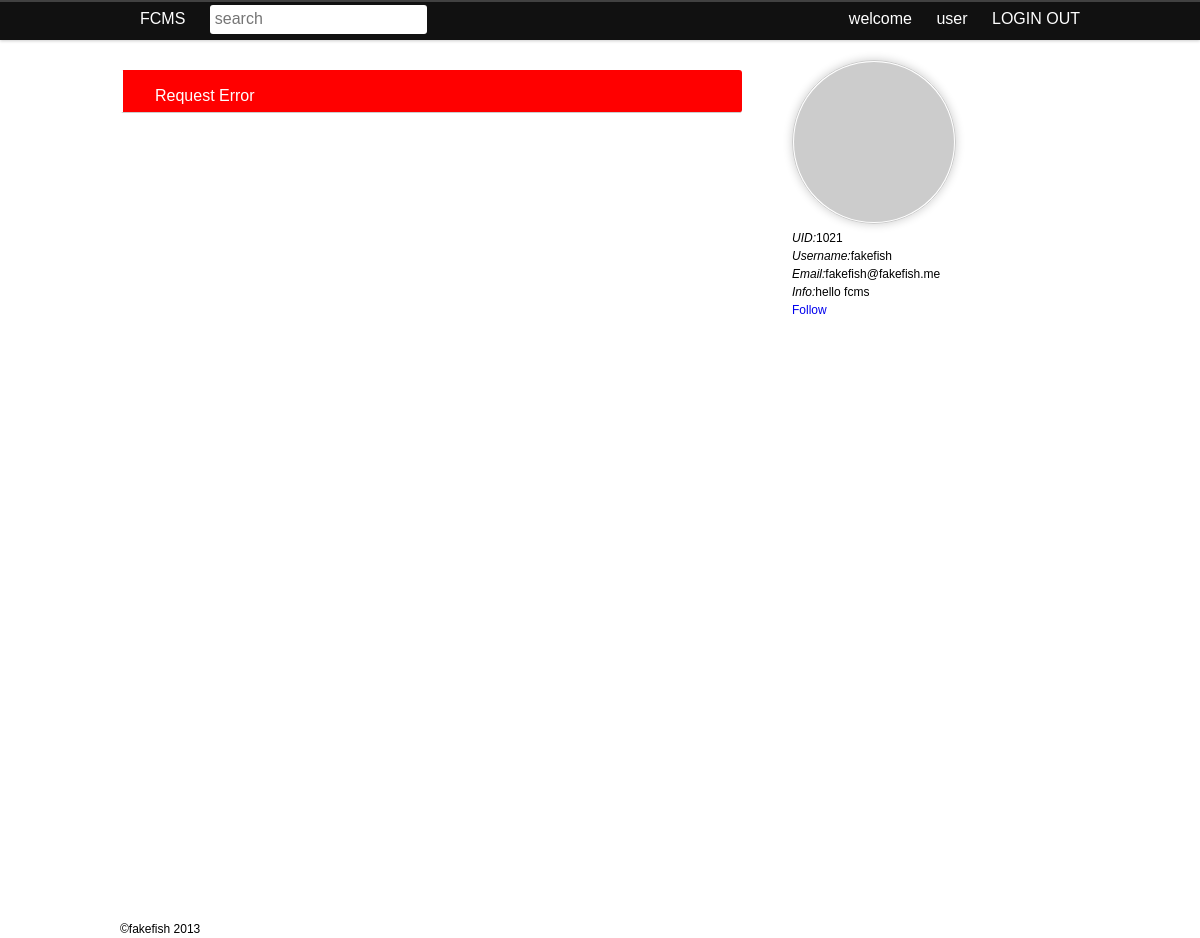
Page /uc.php?uid=1021 (signed in) on the committed database.
### tables this page shows
CREATE TABLE IF NOT EXISTS `f_user_info` (
  `id` int(4) NOT NULL AUTO_INCREMENT,
  `uid` int(40) NOT NULL,
  `username` varchar(50) NOT NULL,
  `email` varchar(50) NOT NULL,
  `info` varchar(50) NOT NULL DEFAULT 'empty',
  PRIMARY KEY (`id`)
);

### uc.php (the view, shortened to what this page needs)
<!DOCTYPE html>
	<head>
		<link rel="stylesheet" href="css/base.css">
		<link rel="stylesheet" href="css/index.css">
		<link rel="stylesheet" href="css/uc.css">
		<link rel="stylesheet" href="css/commit.css">
		<link rel="stylesheet" href="css/index_select.css">
	</head>
	<body>
	<header>
		<?php
			include("top.php");
			include("common/conn.php");
			$uid=htmlspecialchars($_GET['uid']);
		?>
	</header>
	<section>
		<article class="fn-left">
			<div id="stream">
				<ul id="streamUl"></ul>
			</div>
		</article>
		<aside class="fn-left">
		<ul>
			<?php
				$query="SELECT * FROM `f_user_info` WHERE uid='".$uid."' LIMIT 1";
				$result=$mysqli->query($query);
				if($result->num_rows!==0)
				{
					while($row=$result->fetch_object())
					{
						$nowuser=$row->uid;
						echo "<li class='ucavatar'><img src='http://www.gravatar.com/avatar/".MD5($row->email)."?s=160'/></li>";
				  		echo "<li><i>UID:</i><span>".$row->uid."</span></li>";
				  		echo "<li><i>Username:</i><span>".$row->username."</span></li>";
						echo "<li><i>Email:</i><span>".$row->email."</span></li>";
						echo "<li><i>Info:</i><span>".$row->info."</span></li>";
					}
					if($nowuser===$_SESSION['uid'])
						;
					else
					{
						$query_relation="SELECT * FROM `f_user_relation`
							WHERE `uid`='".$_SESSION['uid']."' AND `fid`='".$nowuser."' LIMIT 1";
						$result_relation=$mysqli->query($query_relation);
						if($result_relation->num_rows===0)
						{
							echo "<li><a href='u_follow.php?uid=".$nowuser."'>Follow</a></li>";
						}
						else
						{
							echo "<li><a href='u_unfollow.php?uid=".$nowuser."'>unFollow</a></li>";
						}
					}
				}
			?>
		</ul>
		</aside>
	</section>
	<?php include("footer.php");?>
	</body>
</html>

### css/base.css (style rules this page uses)
body,div,dl,dt,dd,ul,ol,li,h1,h2,h3,h4,h5,h6,pre,code,form,fieldset,legend,input,textarea,p,blockquote,th,td,hr,button,article,aside,details,figcaption,figure,footer,header,hgroup,menu,nav,section { margin:0;padding:0; }
article,aside,details,figcaption,figure,footer,header,hgroup,menu,nav,section { display:block; }
body,button,input,select,textarea { font:12px/1.5 tahoma,arial,\5b8b\4f53; }
fieldset,img,a img { border:0; }
ol,ul { list-style:none; }
ins,a { text-decoration:none; }
.fn-left,.fn-right { display:inline; }
.fn-left { float:left; }

### css/index.css (style rules this page uses)
header { position: fixed;top:0; background: #111; box-shadow: inset 0 2px rgba(255,255,255,0.2),0 1px 3px rgba(0,0,0,0.2); width: 100%;height: 40px; z-index: 10086; }
section { width: 80%; margin: 60px auto; min-height: 800px; }
article { position: relative; }
#stream { margin-top: 40px; }
#streamUl { width: 98%; margin: 0 42px; }

### css/uc.css (style rules this page uses)
article.fn-left { width: 70%; min-height: 300px; }
#stream { margin-top: 0; }
#streamUl { margin-left: 0; }
.ucavatar img { width: 160px;height: 160px; border: 1px solid #ccc; border-radius: 100px; padding: 1px; box-shadow: 0 0px 10px rgba(0,0,0,0.2); }

### rows in the picture
f_user_info: uid "1021", username "fakefish", email "fakefish@fakefish.me", info "hello fcms"

### other values in the picture
$username "user"
